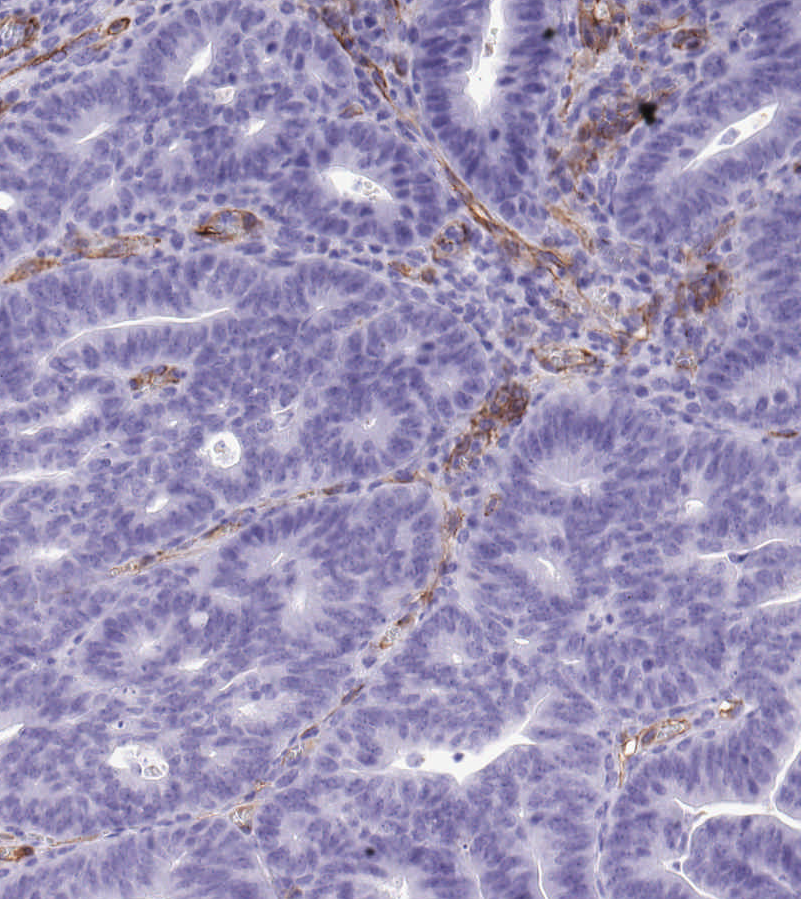
%> input picture Tumor_CD31_HiRes.png, 801 x 899 px
$ octave ColorDeconvolutionDemo.m   (GNU Octave 9; MATLAB toolbox functions it lacks are replaced by stand-ins)
%> lines starting %> are read from the running program, lines starting %| are printed output that depends on the picture
%> further down, imageRGB is the input picture: size 899x801x3 uint8; mean R, G, B 157.6, 147.2, 183.4
### SeparateStains.m
% color deconvolution project by Jakob Nikolas Kather, 2015
% contact: www.kather.me

function imageOut = SeparateStains(imageRGB, Matrix)

    % convert input image to double precision float
    % add 2 to avoid artifacts of log transformation
    imageRGB = double(imageRGB)+2;
%> imageRGB: size 899x801x3 double

    % perform color deconvolution
    imageOut = reshape(-log(imageRGB),[],3) * Matrix;
    imageOut = reshape(imageOut, size(imageRGB));
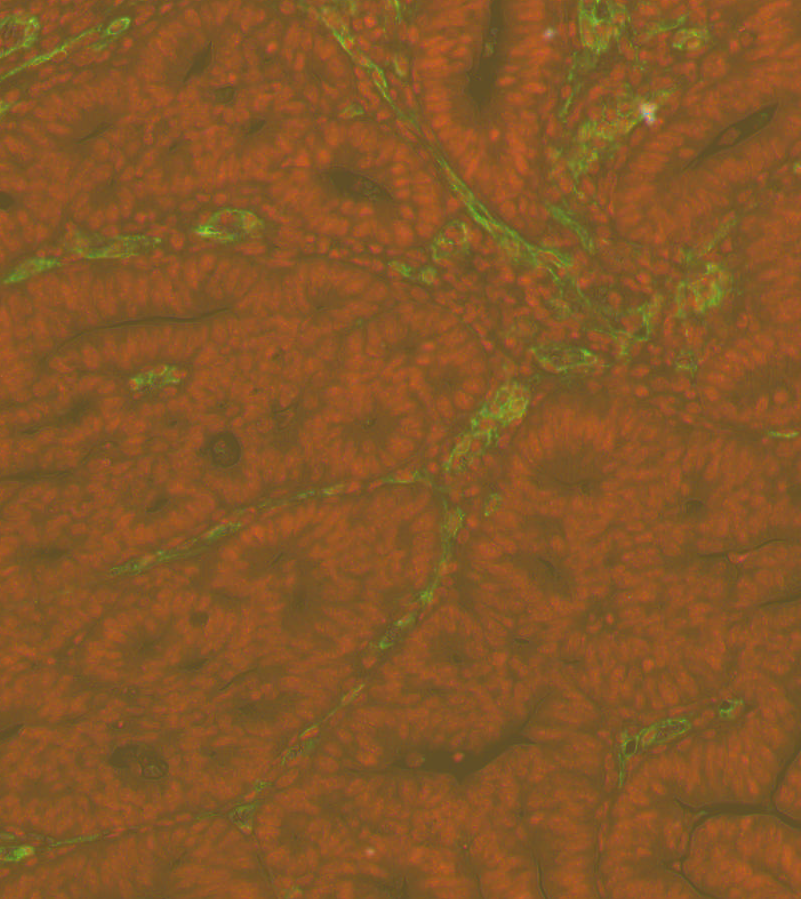
%> imageOut: size 899x801x3 double; mean R, G, B -2.25, -3.07, -3.89; drawn with min black and max white

    % post-processing
    imageOut = normalizeImage(imageOut,'stretch');
end

### normalizeImage.m
% color deconvolution project by Jakob Nikolas Kather, 2015
% contact: www.kather.me

function imageOut = normalizeImage(imageIn, opt)
%> called with opt = 'stretch'

	imageOut = imageIn;
	for i=1:size(imageIn,3)
		Ch = imageOut(:,:,i);

        % normalize output range to 0...1
		imageOut(:,:,i) = (imageOut(:,:,i)-min(Ch(:)))/(max(Ch(:)-min(Ch(:))));

        % invert image
        imageOut(:,:,i) = 1 - imageOut(:,:,i);

        % optional: stretch histogram
        if strcmp(opt,'stretch')
        	imageOut(:,:,i) = imadjust(imageOut(:,:,i),stretchlim(imageOut(:,:,i)),[]);
        end
	end
%> this loop made 3 passes
%> pass 1, in normalizeImage, `Ch = imageOut(:,:,i);`:
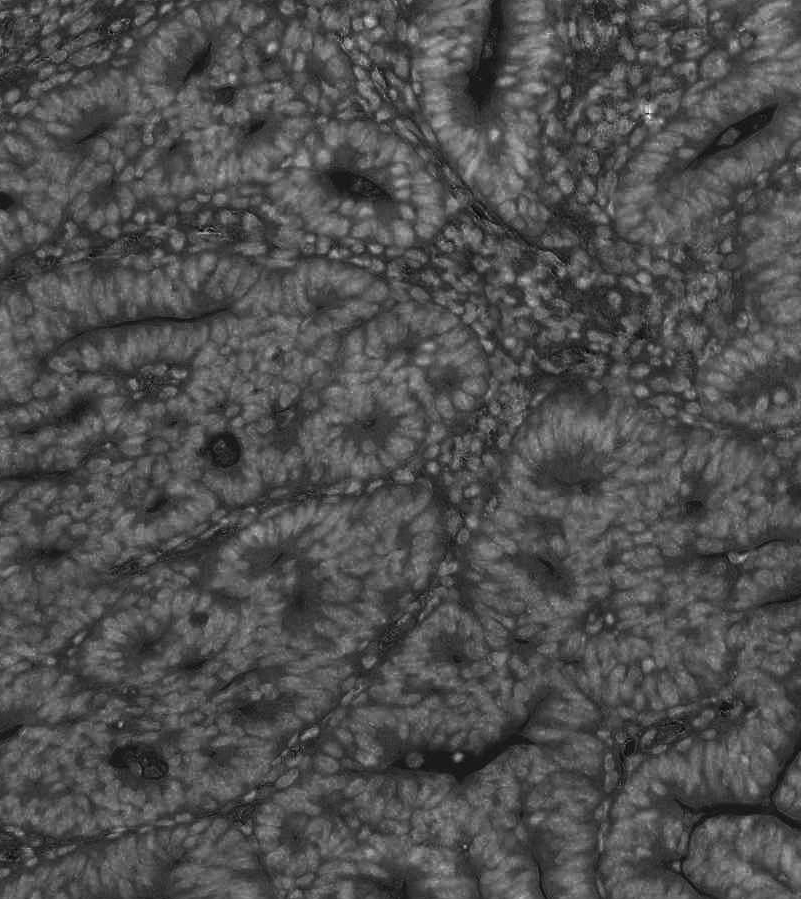
%> Ch: size 899x801 double; min -3.19, max -0.194, mean -2.25; drawn with min black and max white
%> after the loop:
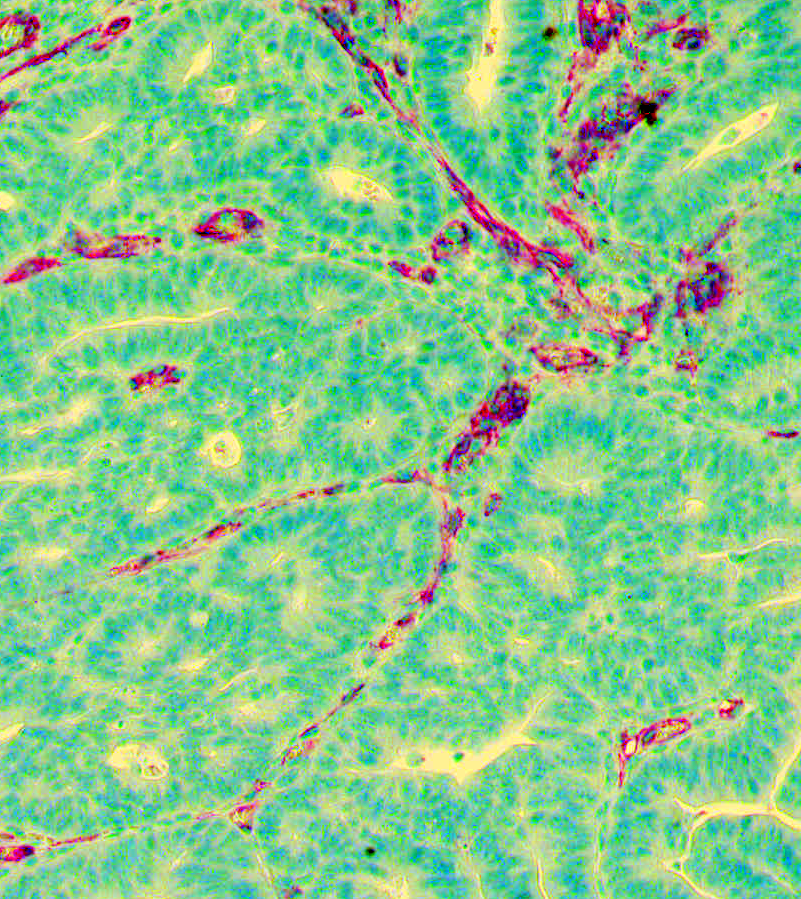
%> imageOut: size 899x801x3 double; mean R, G, B 0.522, 0.78, 0.552

end

### ColorDeconvolutionDemo.m
% color deconvolution project by Jakob Nikolas Kather, 2015
% contact: www.kather.me

% initialize
format compact, close all, clear all, clc;

% specify source image
% this image is from www.proteinatlas.com, used in accordance with the license
% found under http://www.proteinatlas.org/about/datausage
%imageURL = 'http://www.proteinatlas.org/images/20416/45828_A_4_7_rna_selected.jpg';
imageURL = 'Tumor_CD31_HiRes.png';
imageRGB = imread(imageURL);

% set of standard values for stain vectors (from python scikit)
% He = [0.65; 0.70; 0.29];
% Eo = [0.07; 0.99; 0.11];
% DAB = [0.27; 0.57; 0.78];

% alternative set of standard values (HDAB from Fiji)
He = [ 0.6500286;  0.704031;    0.2860126 ];
DAB = [ 0.26814753;  0.57031375;  0.77642715];
Res = [ 0.7110272;   0.42318153; 0.5615672 ]; % residual

% combine stain vectors to deconvolution matrix
HDABtoRGB = [He/norm(He) DAB/norm(DAB) Res/norm(Res)]';
RGBtoHDAB = inv(HDABtoRGB);

% separate stains = perform color deconvolution
tic
imageHDAB = SeparateStains(imageRGB, RGBtoHDAB);
toc

% % show images
fig1 = figure();
set(gcf,'color','w');
subplot(2,4,1); imshow(imageRGB); title('Original');
subplot(2,4,2); imshow(imageHDAB(:,:,1),[]); title('Hematoxylin');
subplot(2,4,3); imshow(imageHDAB(:,:,2),[]); title('DAB');
%> after `imshow(imageHDAB(:,:,2),[])`:
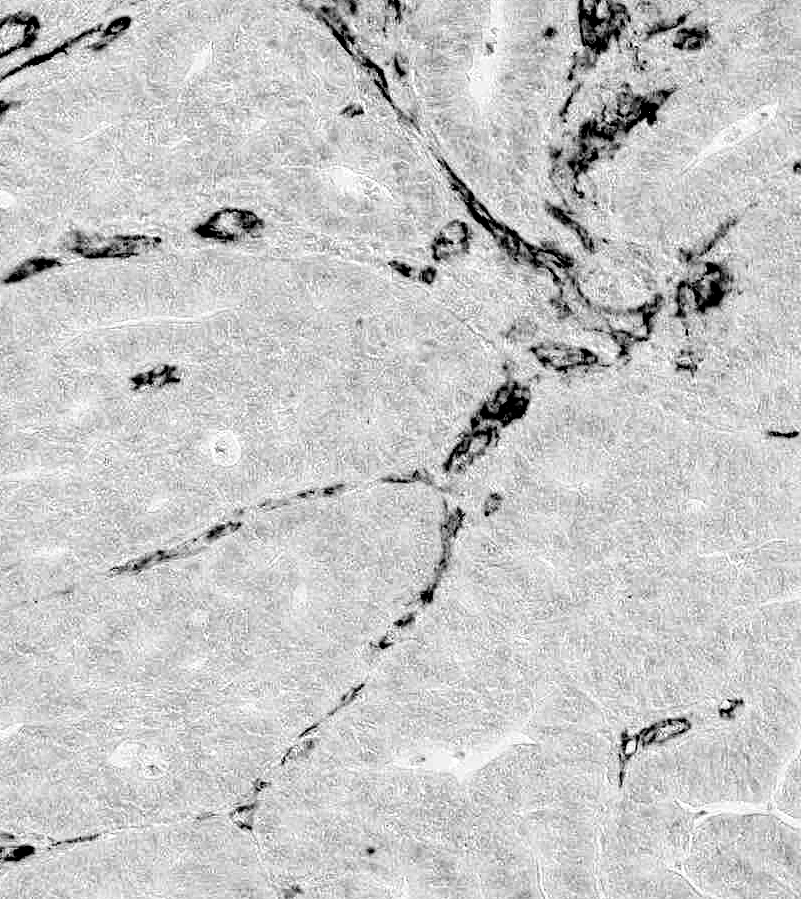
%> displayed picture: size 899x801, on the screen's scale of 0 to 255; min 0, max 255, mean 198.9
subplot(2,4,4); imshow(imageHDAB(:,:,3),[]); title('Residual');
%> after `imshow(imageHDAB(:,:,3),[])`:
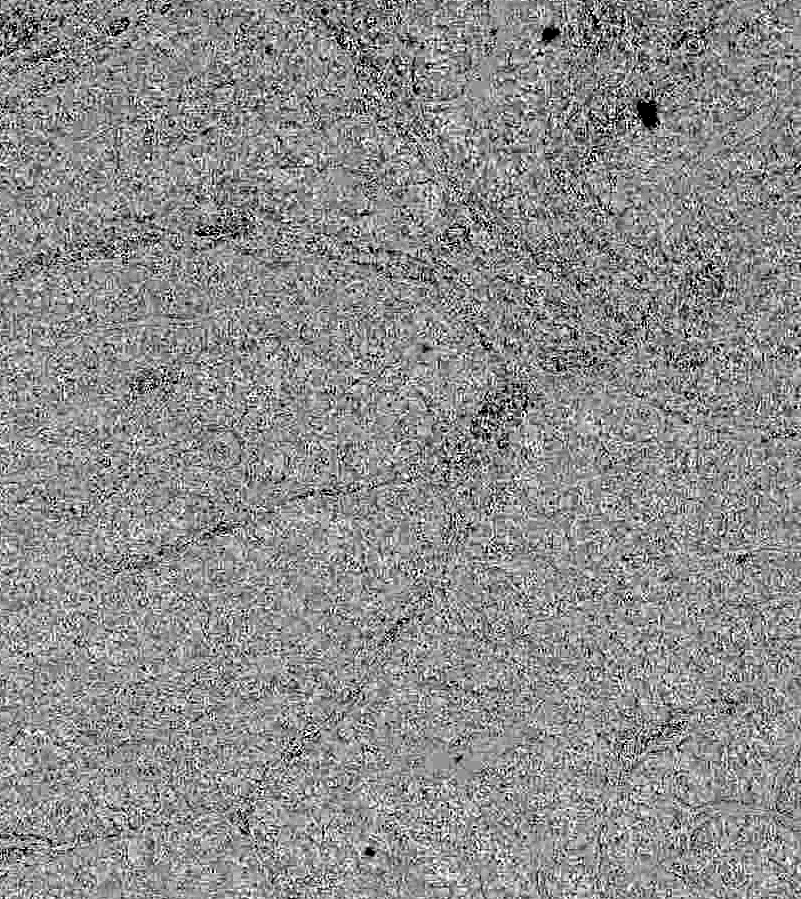
%> displayed picture: size 899x801, on the screen's scale of 0 to 255; min 0, max 255, mean 140.9

subplot(2,4,5); imhist(rgb2gray(imageRGB)); title('Original');
subplot(2,4,6); imhist(imageHDAB(:,:,1)); title('Hematoxylin');
subplot(2,4,7); imhist(imageHDAB(:,:,2)); title('DAB');
subplot(2,4,8); imhist(imageHDAB(:,:,3)); title('Residual');
%> after `title('Residual')`:
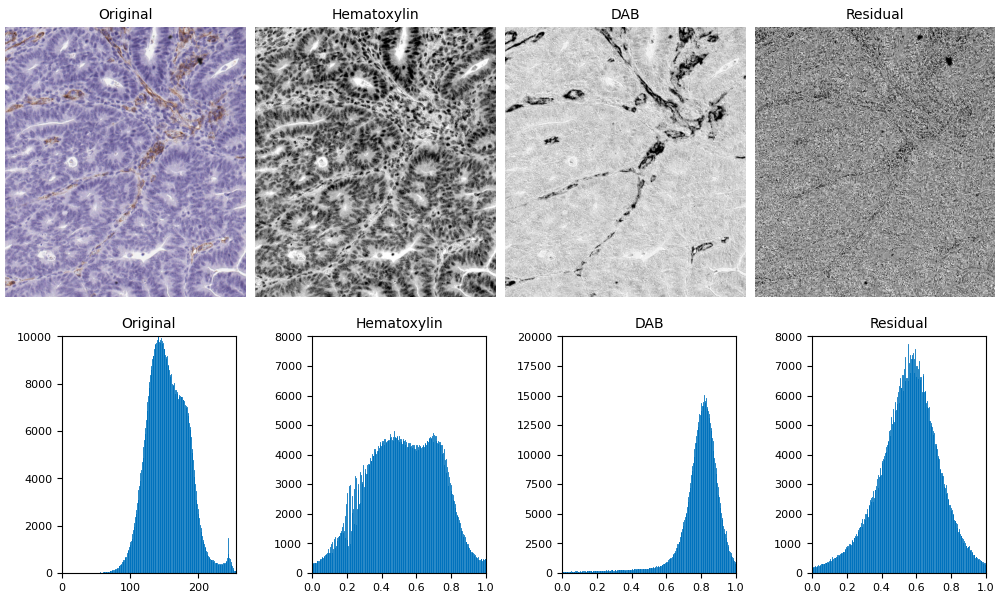
%> figure redrawn from the program's plot data, 8 panels


% [8 lines of commented-out code are left out]
